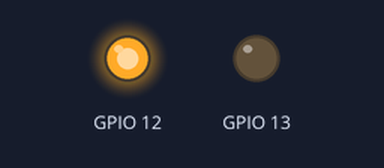
This sketch was run on a simulated ESP32-C3. Parts: output pins drawn as LEDs (lit = HIGH). WiFi joins after 1.5 s; servers stay silent unless stated; uploads are accepted with an empty reply; what the sketch prints to the serial monitor is not drawn.

Above: at 4.1 s.
At 6.5 s:
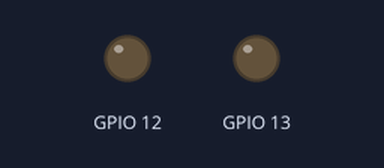
Timing chart, 0 to 8.0 s (numbered marks = the images above):
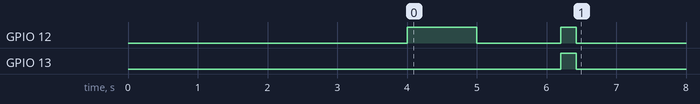

The sketch:

Autoverify_ESP32C3.ino
```cpp
#include <Arduino.h>

#include <WiFi.h>
#include <WiFiMulti.h>

#include <HTTPClient.h>

#define USE_SERIAL Serial

//ESP32认证部分源代码帮助来自Duya25446 https://github.com/duya25446
String GetIp()
{
    String ip;
    HTTPClient http;
    USE_SERIAL.print("[HTTP] GET IP begin...\n");
    http.begin("http://10.1.99.100/drcom/chkstatus?callback=dr1002&jsVersion=4.X&v=4299&lang=zh");
    int httpCode = http.GET();
    if(httpCode > 0)
    {
      USE_SERIAL.printf("[HTTP] GET... code: %d\n", httpCode);
      if(httpCode == HTTP_CODE_OK)
      {
        String resp = http.getString();
        int i = resp.indexOf("\"v46ip\":\"")+9;
        int n = resp.indexOf("\",\"myv6ip\"");//计算
        ip = resp.substring(i,n);
        USE_SERIAL.println(ip);
        //复制到
      }
    }
    else
    {
      USE_SERIAL.printf("[HTTP] GET... failed, error: %s\n", http.errorToString(httpCode).c_str());
    }
    http.end();
    return ip;
}

void login(String ip,String user_account,String isp,String password)
{
  digitalWrite(12, HIGH);
  digitalWrite(13, HIGH);
  String auth = user_account + "@" + isp;
  String url = "http://10.1.99.100:801/eportal/portal/login?callback=dr1003&login_method=1&user_account=,0," + auth + "&user_password=" + password + "&wlan_user_ip=" + ip + "&wlan_user_ipv6=&wlan_user_mac=000000000000&wlan_ac_ip=&wlan_ac_name=&jsVersion=4.1.3&terminal_type=1&lang=zh-cn&v=10114&lang=zh";
  USE_SERIAL.println(url);
  HTTPClient http;
  USE_SERIAL.print("[HTTP] Login begin...\n");
  http.begin(url);
  int httpCode = http.GET();
  if(httpCode > 0)
    {
      USE_SERIAL.printf("[HTTP] GET... code: %d\n", httpCode);
      if(httpCode == HTTP_CODE_OK)
      {
        String resp = http.getString();
        USE_SERIAL.println(resp);
        //复制到
      }
    }
    else
    {
      USE_SERIAL.printf("[HTTP] GET... failed, error: %s\n", http.errorToString(httpCode).c_str());
    }
    http.end();
    digitalWrite(12, LOW);
    digitalWrite(13, LOW);
}

void setup()
{

  USE_SERIAL.begin(115200);

  USE_SERIAL.println();
  USE_SERIAL.println();
  USE_SERIAL.println();

  pinMode(12, OUTPUT);
  pinMode(13, OUTPUT);//状态指示用LED灯
  //连接WiFi：12号以2秒的频率进行闪烁
  //认证，12,13号会保持常亮，直到操作结束
  for(uint8_t t = 4; t > 0; t--)
  {
    USE_SERIAL.printf("[SETUP] WAIT %d...\n", t);
    USE_SERIAL.flush();
    delay(1000);
  }

  WiFi.begin("233", "shanwer");//这个是开始wifi连接
  while (WiFi.status() != WL_CONNECTED) {//这个是判断是否连接上
    digitalWrite(12, HIGH);
    delay(1000);
    Serial.print("Connecting to WiFi...");
    digitalWrite(12, LOW);
    delay(1000);
  }
  login(GetIp(),"114514","cmcc","1919810");
}

void loop()
{
  delay(600000);//等待10分钟，误差在毫秒级别，这是给？个隔壁的宿舍用的，就不费脑筋上IDF了
  login(GetIp(),"114514","cmcc","1919810");
}
```
